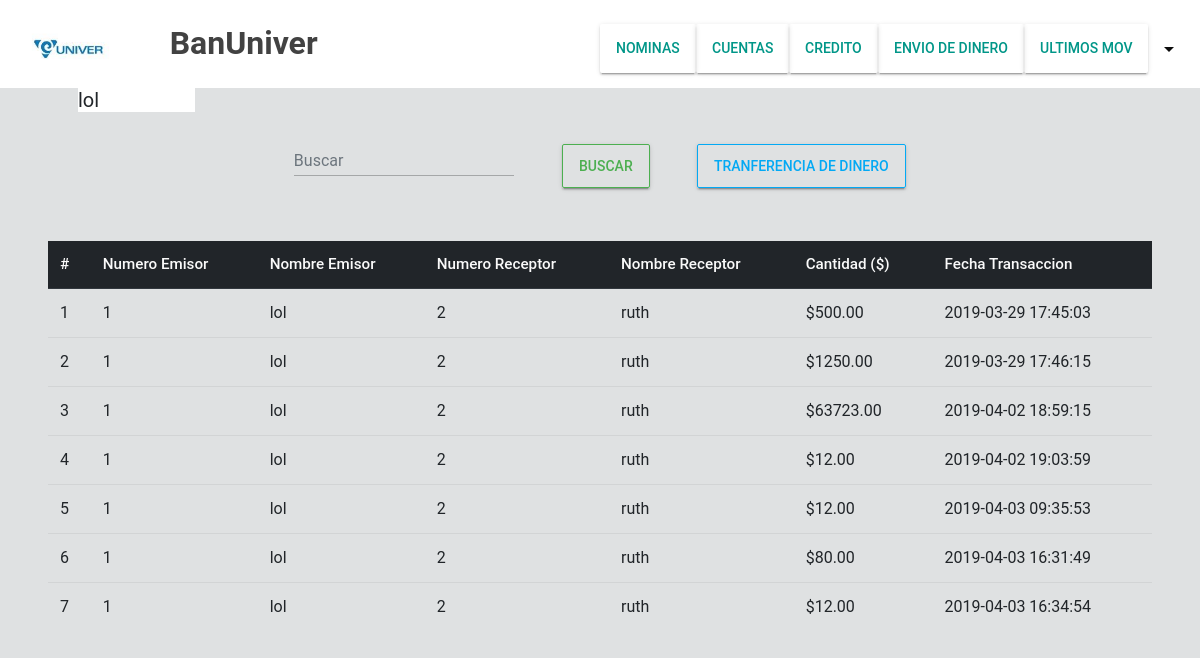
Screenshot of /modulos/paginas/envio-diner.php (signed in) with the database file from the repository.
### tables this page shows
CREATE TABLE `cliente` (
  `id_cli` int(11) NOT NULL,
  `nom_cli` text NOT NULL,
  `ap_cli` text NOT NULL,
  `cor_cli` text NOT NULL,
  `telefono` text NOT NULL,
  `activo` int(1) NOT NULL,
  `roll` int(1) NOT NULL,
  `referencia1` text NOT NULL,
  `referencia2` text NOT NULL,
  `referencia3` text NOT NULL,
  `ref_tel1` text NOT NULL,
  `ref_tel2` text NOT NULL,
  `ref_tel3` text NOT NULL,
  `fecha_nacim` date NOT NULL,
  `genero` int(1) NOT NULL,
  `nip` int(4) NOT NULL
);

CREATE TABLE `transaccion` (
  `id_tran` int(11) NOT NULL,
  `tipo_tran` int(2) NOT NULL,
  `fecha_tran` datetime NOT NULL,
  `cantidad` decimal(20,2) NOT NULL,
  `enviar` int(11) NOT NULL,
  `recibir` int(11) NOT NULL,
  `noTargetaE` text NOT NULL,
  `noTargetaR` text NOT NULL
);

### modulos/config.php (called while the page is built, shortened)
<?php
    $raiz = "http://localhost/BanMod/";

### class/database.php (called while the page is built)
<?php
    class database{
        private $host = "localhost";
        private $usuario = "root";
        private $contrasenia = "";
        private $nombreDeLaBaseDeDatos = "BanUniver";
        public function obtenerConexion(){
            $conexion  = new PDO("mysql:host=$this->host;dbname=$this->nombreDeLaBaseDeDatos;charset=utf8;",$this->usuario, $this->contrasenia);
            $conexion->setAttribute(PDO::ATTR_ERRMODE,PDO::ERRMODE_EXCEPTION);
            return $conexion;
        }
    }

### class/consultas.php (called while the page is built, shortened)
<?php
    class consultas{
        public function getDataUser( $idUser ) {
            $sql = "SELECT nom_cli FROM cliente WHERE id_cli = '$idUser'";
            $response = null;
            try{
                $claseConexion = new database();
                $stmt = $claseConexion->obtenerConexion()->query($sql);
                $response  = $stmt->fetch();
            }catch(PDOEXCEPTION $e){
                $response =  '{"error":{"text":'. $e->getMessage() .'}}';
            }
            return $response;
        }
    }

### modulos/paginas/envio-diner.php (the view, shortened to what this page needs)
<?php
    include '../config.php';
    include '../../class/database.php';
    include '../../class/consultas.php';
?>
<?php session_start();
$idUsr = $_SESSION['uid'];
?>
    <?php if(isset($_SESSION["uid"])): ?>
        <?php
            $claseConsultas = new consultas();
            $currentUser = $claseConsultas->getDataUser($_SESSION["uid"]);
        ?>
<?php $titulo = $currentUser['nom_cli']; $mostrarMenu = true; include '../componentes/header.php';?>
<div class="row" style="margin-top: 9rem;">
            <div class="form-group mr-5">
                <input type="text" id="disabledTextInput" class="form-control " placeholder="Buscar">
            </div>
             <button type="button" class="btn btn-raised btn-outline-success ml-6">buscar</button>
             <button type="button" class="btn btn-raised btn-outline-info ml-5" data-toggle="modal" data-target="#exampleModalLong">
                    Tranferencia de Dinero
            </button>
</div>
<table class="table ml-5 mr-5 mt-5">
  <thead class="thead-dark">
    <tr>
      <th scope="col">#</th>
      <th scope="col">Numero Emisor</th>
      <th scope="col">Nombre Emisor</th>
      <th scope="col">Numero Receptor</th>
      <th scope="col">Nombre Receptor</th>
      <th scope="col">Cantidad ($)</th>
      <th scope="col">Fecha Transaccion</th>
    </tr>
  </thead>
  <tbody>
  <?php
        $sql = "SELECT emisor.id_cli as idEmisor, emisor.nom_cli as nombreEmisor,receptor.id_cli as idReceptor, receptor.nom_cli as nombreReceptor, transaccion.cantidad, transaccion.fecha_tran FROM `transaccion`
        INNER JOIN cliente as emisor ON emisor.id_cli = transaccion.enviar
        INNER JOIN cliente as receptor ON receptor.id_cli = transaccion.recibir
        WHERE transaccion.enviar = $idUsr ";
                $claseConexion = new database();
                $stmt = $claseConexion->obtenerConexion()->query($sql);
                $datos = $stmt->fetchAll();
                $cont = 1;
    ?>
        <?php foreach($datos as $dato):?>
     <tr>
            <td><?php echo $cont++?></td>
            <td><?php echo $dato['idEmisor']?></td>
            <td><?php echo $dato['nombreEmisor']?></td>
            <td><?php echo $dato['idReceptor']?></td>
            <td><?php echo $dato['nombreReceptor']?></td>
            <td><?php echo '$'.$dato['cantidad']?></td>
            <td><?php echo $dato['fecha_tran']?></td>
    </tr>
        <?php endforeach;?>
  </tbody>
</table>
    <?php include '../componentes/footer.php';?>
<?php else:?>
            <p>error 404</p>
    <?php endif;?>

### modulos/componentes/header.php (shortened to what this page needs)
<!DOCTYPE html>
<html lang="es">
<head>
    <link rel="stylesheet" href="<?php echo $raiz;?>css/all.css">
    <link rel="stylesheet" href="<?php echo $raiz;?>css/bootstrap-material-design.css">
    <link rel="stylesheet" href="<?php echo $raiz;?>css/banco.css">
</head>
<body>
<main class="bg-gris">
        <?php if( $mostrarMenu ): ?>
        <ul class="nav menu-navegacion bg-azul justify-content-center">
            <div class="container-fluid fixed-top">
                    <div class="row bg-color">
                    <div class="col-6 mt-2 text-center">
                    <a href="<?php echo $raiz;?>modulos/paginas/pagina-principal.php">
                        <img class="rounded float-left" src="<?php echo $raiz;?>img/univer.jpg" style="height: 5rem;" alt="">
                        <p class="text-dark font-weight-bold h2 mb-0 mt-3 ml-5 float-left">BanUniver</p>
                    </a>
                    </div>
                        <div class="col-xs-12 col-sm-8 col-dm-6 col-lg-6 mt-2">
                            <form action="" method="post" class="mb-0">
                                <div class="row mt-3">
                                    <button type="button" class="btn btn-raised"><a href="../paginas/nominas.php">Nominas</a></button>
                                    <button type="button" class="btn btn-raised"><a href="../paginas/cuentas.php">Cuentas</a></button>
                                    <button type="button" class="btn btn-raised"><a href="../paginas/credito.php">Credito</a></button>
                                    <button type="button" class="btn btn-raised"><a href="../paginas/envio-diner.php">Envio de dinero</a></button>
                                    <button type="button" class="btn btn-raised"><a href="../paginas/ultimos-mov.php">Ultimos Mov</a></button>
                                    <li class="nav-item">
                                        <div class="dropdown">
                                            <button class="btn btn-secondary dropdown-toggle mas-opciones bg-" type="button" id="dropdownMenuButton" data-toggle="dropdown" aria-haspopup="true" aria-expanded="false"></button>
                                        </div>
                                    </li>
                                </div>
                            </form>
                        </div>
                    </div>
                    <div class="col-2">
                        <p class="ml-5 h5" style="background: #FFF; "><?php echo $titulo;?></p>
                    </div>
                </div>
        <?php endif;?>

### modulos/componentes/footer.php (shortened to what this page needs)
        </main>
    </body>
</html>

### css/banco.css (style rules this page uses)
html { background:#c9cdce96 }
.bg-color { background:#ffffff !important }
.bg-gris { background:#e9ebee }
button.mas-opciones { color:rgb(12, 12, 12) !important;font-size:1.2rem;margin-top:.3rem }
ul.menu-navegacion { height:2rem; }

### rows the page displays
cliente: nom_cli "lol"
transaccion: cliente.id_cli "1", cliente.nom_cli "lol", cliente.id_cli "2", cliente.nom_cli "ruth", cantidad "500.00", fecha_tran "2019-03-29 17:45:03"
transaccion: cliente.id_cli "1", cliente.nom_cli "lol", cliente.id_cli "2", cliente.nom_cli "ruth", cantidad "1250.00", fecha_tran "2019-03-29 17:46:15"
transaccion: cliente.id_cli "1", cliente.nom_cli "lol", cliente.id_cli "2", cliente.nom_cli "ruth", cantidad "63723.00", fecha_tran "2019-04-02 18:59:15"
transaccion: cliente.id_cli "1", cliente.nom_cli "lol", cliente.id_cli "2", cliente.nom_cli "ruth", cantidad "12.00", fecha_tran "2019-04-02 19:03:59"
transaccion: cliente.id_cli "1", cliente.nom_cli "lol", cliente.id_cli "2", cliente.nom_cli "ruth", cantidad "12.00", fecha_tran "2019-04-03 09:35:53"
transaccion: cliente.id_cli "1", cliente.nom_cli "lol", cliente.id_cli "2", cliente.nom_cli "ruth", cantidad "80.00", fecha_tran "2019-04-03 16:31:49"
transaccion: cliente.id_cli "1", cliente.nom_cli "lol", cliente.id_cli "2", cliente.nom_cli "ruth", cantidad "12.00", fecha_tran "2019-04-03 16:34:54"
